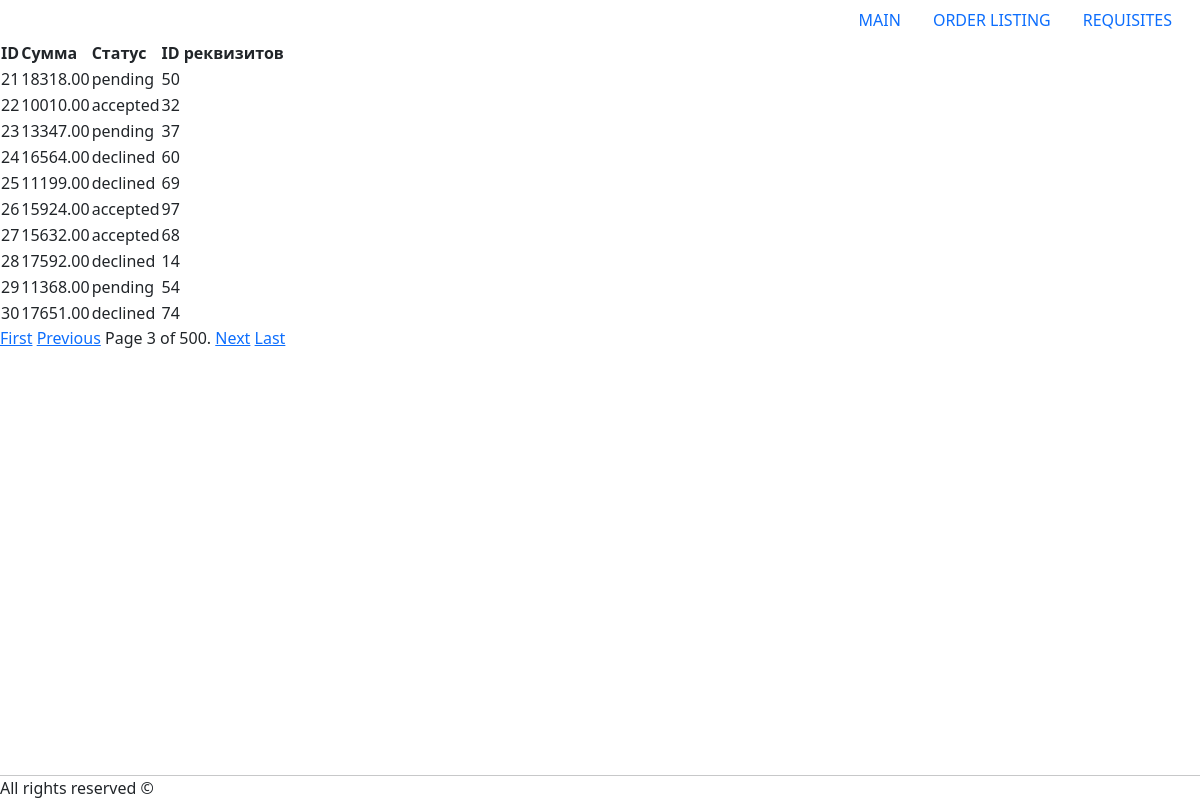
/order_listing/?page=3, run on the app's committed database.
### db_request_app/models.py (models this page shows, shortened)
class Order(models.Model):
    summ = models.DecimalField(max_digits=10, decimal_places=2)
    requisite = models.ForeignKey(Requisite, on_delete=models.CASCADE)
    status = models.CharField(max_length=10)

### db_request_app/views.py (the view)
# urls.py: path('order_listing/', order_listing, name='order_listing'),
def order_listing(request):
    orders_list = Order.objects.all()
    paginator = Paginator(orders_list, 10)
    page_number = request.GET.get('page')
    page_obj = paginator.get_page(page_number)
    return render(request, 'orders.html', {'page_obj': page_obj})

### db_request_app/templates/orders.html (shortened to what this page needs)
{% extends 'base.html' %}
{% block content %}
<table>
    <tr>
        <th>ID</th>
        <th>Сумма</th>
        <th>Статус</th>
        <th>ID реквизитов</th>
    </tr>
    {% for order in page_obj %}
    <tr>
        <td>{{ order.id }}</td>
        <td>{{ order.summ }}</td>
        <td>{{ order.status }}</td>
        <td>{{ order.requisite_id }}</td>
    </tr>
    {% endfor %}
</table>
<div class="pagination">
    <span class="step-links">
        {% if page_obj.has_previous %}
            <a href="?page=1">First</a>
            <a href="?page={{ page_obj.previous_page_number }}">Previous</a>
        {% endif %}
        <span class="current">
            Page {{ page_obj.number }} of {{ page_obj.paginator.num_pages }}.
        </span>
        {% if page_obj.has_next %}
            <a href="?page={{ page_obj.next_page_number }}">Next</a>
            <a href="?page={{ page_obj.paginator.num_pages }}">Last</a>
        {% endif %}
    </span>
</div>
{% endblock %}

### data on the page
Order: id "21", summ "18318.00", status "pending", requisite_id "50"
Order: id "22", summ "10010.00", status "accepted", requisite_id "32"
Order: id "23", summ "13347.00", status "pending", requisite_id "37"
Order: id "24", summ "16564.00", status "declined", requisite_id "60"
Order: id "25", summ "11199.00", status "declined", requisite_id "69"
Order: id "26", summ "15924.00", status "accepted", requisite_id "97"
Order: id "27", summ "15632.00", status "accepted", requisite_id "68"
Order: id "28", summ "17592.00", status "declined", requisite_id "14"
Order: id "29", summ "11368.00", status "pending", requisite_id "54"
Order: id "30", summ "17651.00", status "declined", requisite_id "74"

### other printed values
{{ page_obj.number }} "3"
{{ page_obj.paginator.num_pages }} "500"
